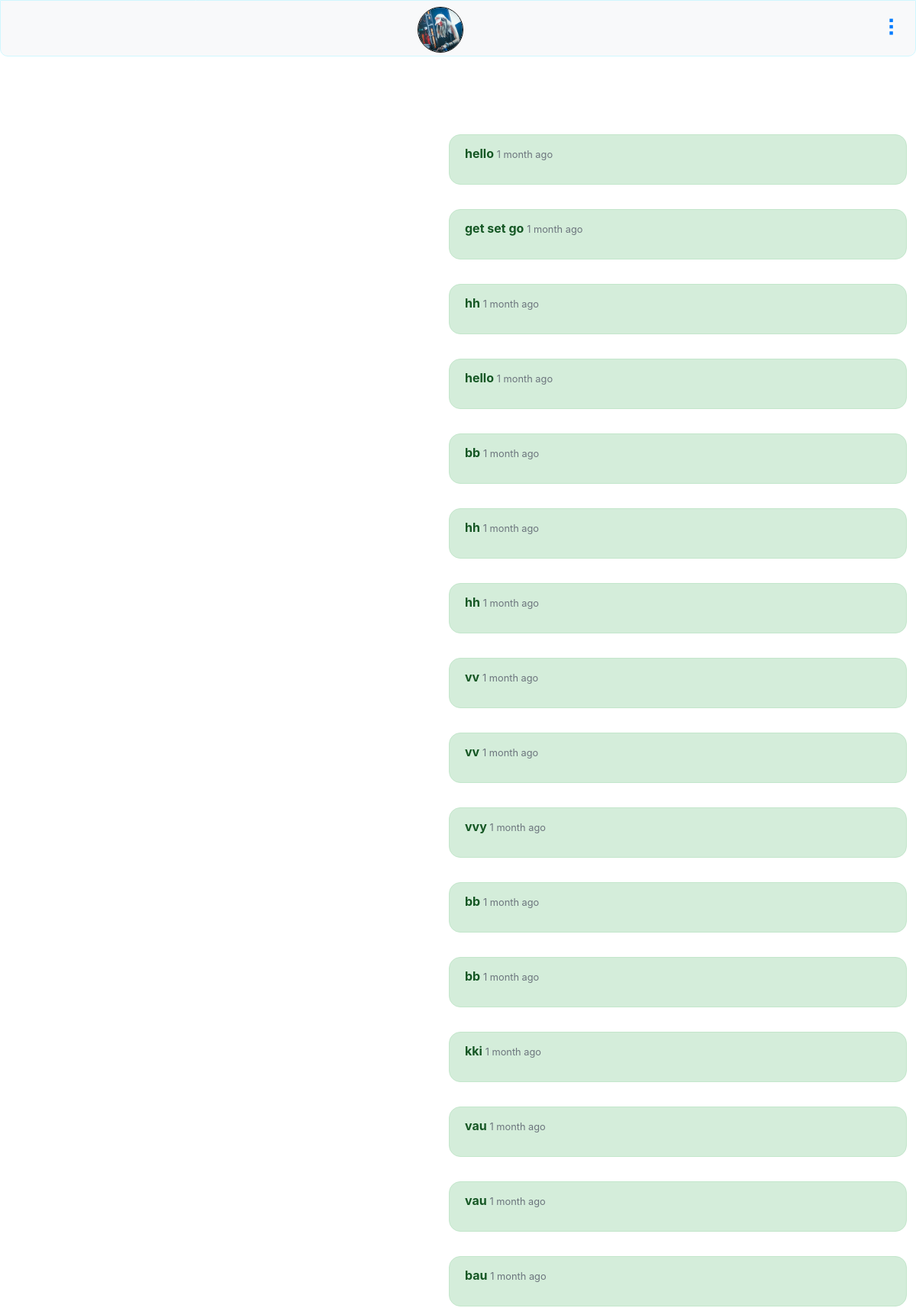
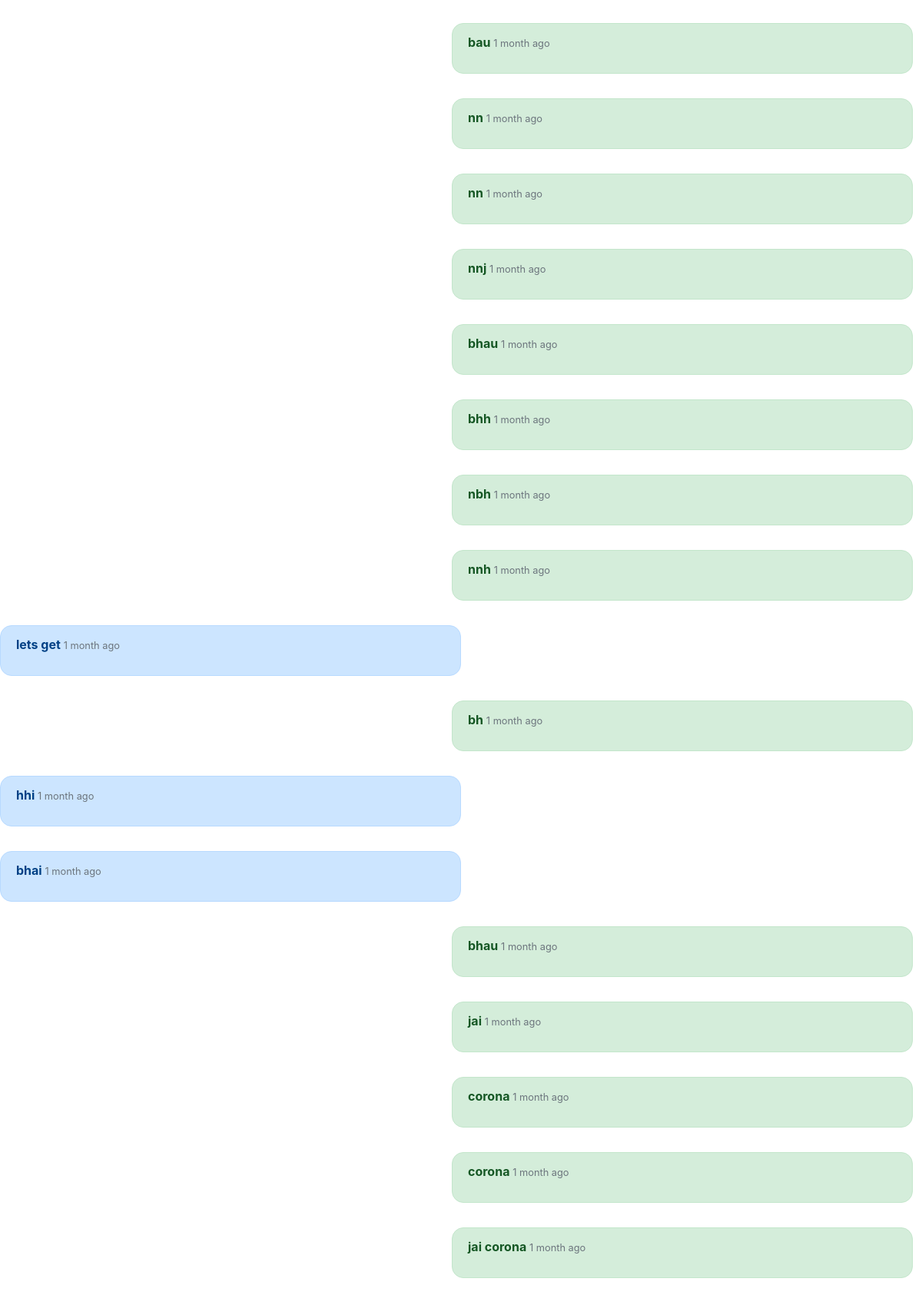
Page /userpage/chat/test2 (signed in, upper part) on the committed database (2 pictures, top to bottom).
### userpage/models.py (models this page shows, shortened)
class Profile(models.Model):
    user = models.ForeignKey(User,on_delete=models.CASCADE)
    userImage = models.ImageField(upload_to = 'Profile', default="default/default.png")
    bio = models.CharField(max_length=200)
    connection = models.CharField(max_length=100, blank=True)
    follower = models.IntegerField(default=0)
    following = models.IntegerField(default=0)

class Chat(models.Model):
    room = models.ForeignKey(ChatRoom, on_delete=models.CASCADE)
    text = models.TextField()
    time  = models.DateTimeField(auto_now_add=True)
    chatter = models.CharField(max_length=900)

### userpage/views.py (the view)
# urls.py: path("chat/<str:userchat>", views.talkmain, name="talk"),
@login_required(login_url='/')
def talkmain(request,userchat):
    print(userchat)
    print(request.user)
    name_1 = userchat + request.user.username
    name_2 = request.user.username + userchat
    name = name_1 + name_2
    print(name)
    user = User.objects.filter(username=userchat)
    profile = Profile.objects.get(user = user[0])
    if ChatRoom.objects.filter(owner__icontains=name_1).union(ChatRoom.objects.filter(owner__icontains=name_2)):
        chatroom_created = ChatRoom.objects.filter(owner__icontains=name_1).union(ChatRoom.objects.filter(owner__icontains=name_2))[0]
    else:
        chatroom_save = ChatRoom(owner=name, chatter1=name_1)
        chatroom_save.save()
        chatroom_created = ChatRoom.objects.filter(owner__icontains=name_1).union(ChatRoom.objects.filter(owner__icontains=name_2))[0]
    msgs = Chat.objects.filter( room=chatroom_created.pk).order_by('-time')
    if request.method == 'POST':
        text = request.POST['messages1']
        chatter = request.POST['chatter']
        msg = Chat(text=text, room = chatroom_created, chatter=chatter)
        msg.save()
    return render(request, 'chatroom/talk.html',{'userchat':userchat,'user':user, 'profile':profile, 'chatroom':chatroom_created,'msgs':msgs})

### templates/chatroom/talk.html (shortened to what this page needs)
{% load humanize %}
<!DOCTYPE html>
<html lang="en">
    <head>
        <link rel="stylesheet"
            href="https://stackpath.bootstrapcdn.com/bootstrap/4.5.2/css/bootstrap.min.css"
>
    </head>
    <body >
        <nav style="border-radius: 0px 0px 10px 10px;
            -moz-border-radius: 0px 0px 10px 10px;
            -webkit-border-radius: 0px 0px 10px 10px;
            border: 0.5px solid #d0f7fe; " class="navbar fixed-top
            navbar-expand-lg
            navbar-light bg-light">
            <div style="margin-bottom: -1em;" class="navbar-brand mx-auto">
                <a style="margin-right: .4rem;" class="navbar-brand" href="{%
                    url 'userprofile' userchat %}">
                    <img style="height: 3em;
                        margin-bottom: .3em;" class="profile_dp"
                        src="{{ profile.userImage.url }}"
                        alt="">
                </div>
                <div class="dropleft ml-auto">
                    <a class="test" style="text-decoration: none;" href="#"
                        role="button" id="dropdownMenuLink"
                        data-toggle="dropdown"
                        aria-haspopup="true" aria-expanded="false">
                    </a>
                </div>
            </nav>
            <div style="padding-bottom: 30vh; margin-top: 20vh;  overflow:hidden;display: flex;
            flex-direction: column-reverse; "   id="chatcontent">
                {% for msg in msgs  %}
                {% if msg.text|length > 0 %}
                {% if msg.chatter == request.user.username %}
                <div style="width: 50vw;
                    margin-top: 1em;
                    border-radius: 15px 15px 15px 15px;
                    margin-left: 49vw;    " class="alert alert-success"
                    role="alert">
                    {% else %}
                    <div style="width: 50vw;
                    margin-top: 1em;
                    border-radius: 15px 15px 15px 15px;
                    margin-right: 49vw;" class="alert
                    alert-primary" role="alert">
                    {% endif %}
                   <p style="word-wrap: break-word; font-weight: bold;"> {{msg.text}} <small class="text-muted"> {{msg.time|naturaltime}}</small> </p>
                </div>
                {% endif %}
                {% endfor %}
            </div>
            </body>
        </html>

### templates/chatroom/talk.html (style rules this page uses)
.profile_dp { height:3em; margin-top: -0.5em; margin-bottom: -0.5em; border-radius: 200px 200px 200px 200px; -moz-border-radius: 200px 200px 200px 200px; -webkit-border-radius: 200px 200px 200px 200px; border: 1.5px solid #000000; }
.test:after { content: '\2807'; font-size: 30px; }

### rows in the picture
Profile: userImage (picture)
Chat: text "jai corona", time "1 month ago"
Chat: text "corona", time "1 month ago"
Chat: text "corona", time "1 month ago"
Chat: text "jai", time "1 month ago"
Chat: text "bhau", time "1 month ago"
Chat: text "bhai", time "1 month ago"
Chat: text "hhi", time "1 month ago"
Chat: text "bh", time "1 month ago"
Chat: text "lets get", time "1 month ago"
Chat: text "nnh", time "1 month ago"
Chat: text "nbh", time "1 month ago"
Chat: text "bhh", time "1 month ago"
Chat: text "bhau", time "1 month ago"
Chat: text "nnj", time "1 month ago"
Chat: text "nn", time "1 month ago"
Chat: text "nn", time "1 month ago"
Chat: text "bau", time "1 month ago"
Chat: text "bau", time "1 month ago"
Chat: text "vau", time "1 month ago"
Chat: text "vau", time "1 month ago"
Chat: text "kki", time "1 month ago"
Chat: text "bb", time "1 month ago"
Chat: text "bb", time "1 month ago"
Chat: text "vvy", time "1 month ago"
Chat: text "vv", time "1 month ago"
Chat: text "vv", time "1 month ago"
Chat: text "hh", time "1 month ago"
Chat: text "hh", time "1 month ago"
Chat: text "bb", time "1 month ago"
Chat: text "hello", time "1 month ago"
Chat: text "hh", time "1 month ago"
Chat: text "get set go", time "1 month ago"
Chat: text "hello", time "1 month ago"
